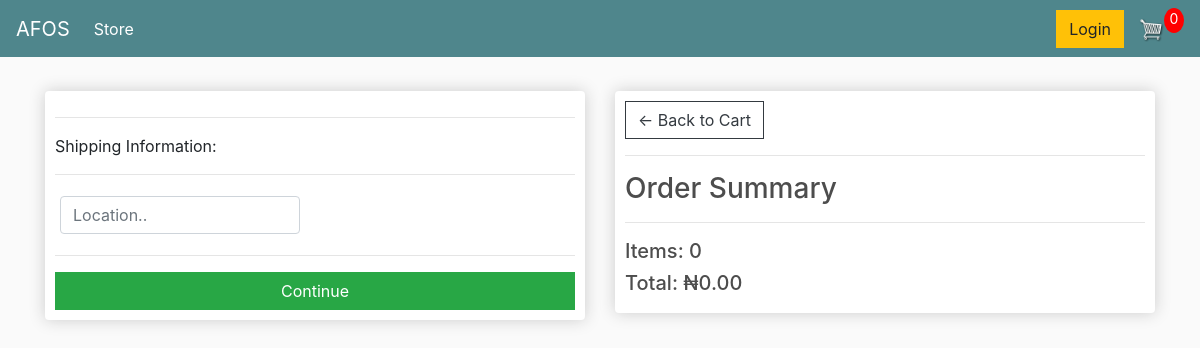
Before: /checkout/ (signed in) with the older database file.
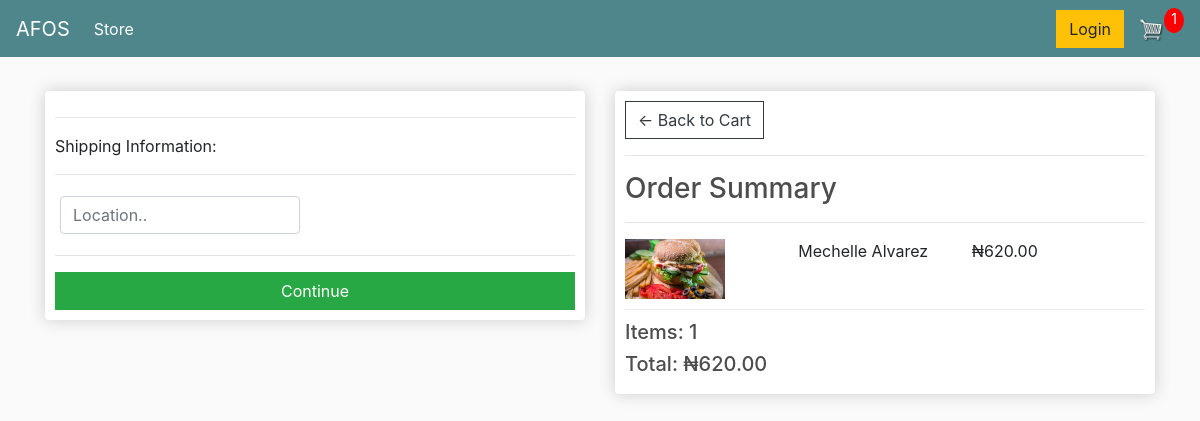
After: the same page with the newer database file.
### customer/models.py (models this page shows, shortened)
class Order(models.Model):
    customer = models.ForeignKey(Customer, on_delete=models.SET_NULL, null=True, blank=True)
    date_ordered = models.DateTimeField(auto_now_add=True)
    complete = models.BooleanField(default=False)
    transaction_id = models.CharField(max_length=100, null=True)
    @property
    def shipping(self):
        shipping = True
        orderitems = self.orderitem_set.all()
        return shipping
    @property
    def get_cart_total(self):
        orderitems = self.orderitem_set.all()
        total = sum([item.get_total for item in orderitems])
        return total
    @property
    def get_cart_items(self):
        orderitems = self.orderitem_set.all()
        total = sum([item.quantity  for item in orderitems])
        return total

class OrderItem(models.Model):
    product = models.ForeignKey(Product, on_delete=models.SET_NULL, null=True)
    order = models.ForeignKey(Order, on_delete=models.SET_NULL, null=True)
    quantity = models.IntegerField(default=0, null=True, blank=True)
    date_added = models.DateTimeField(auto_now_add=True)
    @property
    def get_total(self):
        total = self.product.price * self.quantity
        return total

class Product(models.Model):
    name = models.CharField(max_length=200)
    price = models.DecimalField(max_digits=10, decimal_places=2)
    image = models.ImageField(null=True, blank=True)
    @property
    def imageURL(self):
        try:
            url = self.image.url
        except:
            url = ''
        return url

### customer/views.py (the view)
# urls.py: path('checkout/', views.checkout, name="checkout"),
def checkout(request):
    if request.user.is_authenticated:
        customer = request.user.customer
        order, created = Order.objects.get_or_create(customer=customer, complete=False)
        items = order.orderitem_set.all()
        cartItems = order.get_cart_items
    else:
        items = []
        order = {'get_cart_total':0, 'get_cart_items':0, 'shipping':False}
        cartItems = order['get_cart_items']
    context = {'items':items, 'order':order, 'cartItems':cartItems}
    return render(request, 'customer/checkout.html', context)

### customer/templates/customer/checkout.html (shortened to what this page needs)
{% extends 'customer/main.html' %}{% load static %} {% block content %}
<div class="row">
  <div class="col-lg-6">
    <div class="box-element" id="form-wrapper">
      <form id="form">
        <div id="shipping-info">
          <hr>
          <p>Shipping Information:</p>
          <hr>
          <div class="form-field">
            <input class="form-control" type="text" name="location" placeholder="Location..">
          </div>
        </div>
        <hr>
        <input id="form-button" class="btn btn-success btn-block" type="submit" value="Continue">
      </form>
    </div>
    <br>
  </div>
  <div class="col-lg-6">
    <div class="box-element">
      <a class="btn btn-outline-dark" href="{% url 'cart' %}">&#x2190; Back to Cart</a>
      <hr>
      <h3>Order Summary</h3>
      <hr> {% for item in items %}
      <div class="cart-row">
        <div style="flex:2"><img class="row-image" src="{{item.product.imageURL}}"></div>
        <div style="flex:2">
          <p>{{item.product.name}}</p>
        </div>
        <div style="flex:1">
          <p>₦{{item.product.price}}</p>
        </div>
        <div style="flex:1">
        </div>
      </div>
      {% endfor %}
      <h5>Items: {{order.get_cart_items}}</h5>
      <h5>Total: ₦{{order.get_cart_total|floatformat:2}}</h5>
    </div>
  </div>
</div>
{% endblock content %}

Changed rows visible on the page:
added OrderItem: product.imageURL (picture), product.name "Mechelle Alvarez", product.price "620.00"
computed for Order: get_cart_items "0" → "1"; get_cart_total "0.00" → "620.00"
Other visible differences:
{{ cartItems }}: "0" → "1"
